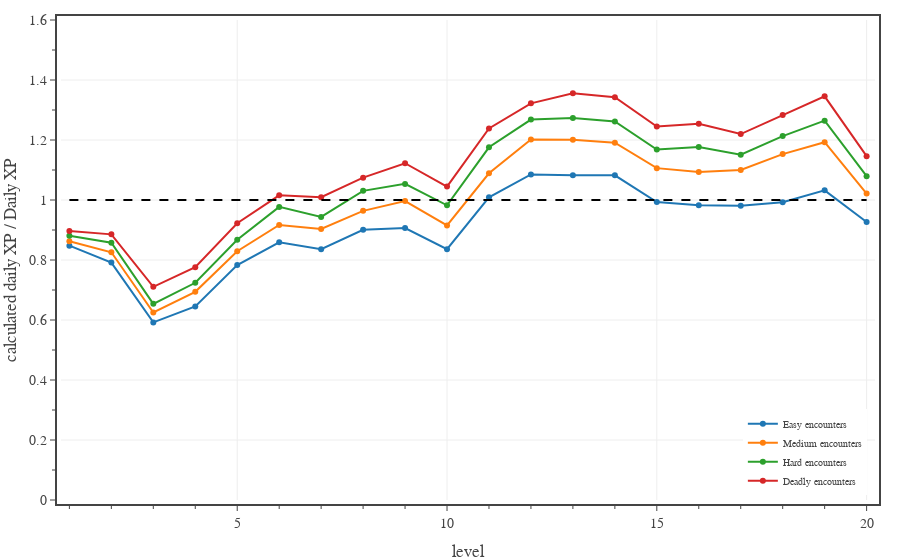

Here is the notebook cell this chart was saved with:
### Code cell
# Plots average daily XP for PCs, calculated for a full adventuring day with two short rests.
levels = np.array(range(1,21,1))

fig = go.Figure(
    layout=go.Layout(
        template=TFB_TEMPLATE,
        xaxis=dict(
            title_text='level',
            range=[0.8, 20.2],
            tick0=0, dtick=5,
            minor=dict(tick0=0, dtick=1),
        ),
        yaxis=dict(
            title_text='calculated daily XP / Daily XP',
            range=[0, 1.6],
            tick0=0, dtick=0.2,
            minor=dict(tick0=0, dtick=0.1),
        ),
        legend=dict(
            yanchor='bottom',  y=0.01,
            xanchor='right', x=0.99,
            orientation='v',
        )
    )
)

enc_XP_budget = np.array(ENCOUNTER_DIFFICULTIES['Daily']['XP'])
for diff in ['Easy','Medium','Hard','Deadly']:
    d = ENCOUNTER_DIFFICULTIES[diff]
    pc_data_file = f'../xp-and-player-characters/pc data - {diff} 2 short rests.json'

    with open(pc_data_file, 'r') as fin:
        pc_data = json.load(fin)

    eXP = np.zeros(20)
    for pc_class in PC_CLASSES:
        eXP += np.array([x['XP mean'] for x in pc_data[pc_class]])
    eXP /= len(PC_CLASSES)

    fig.add_trace(go.Scatter(
        x=levels, 
        y=eXP/enc_XP_budget,
        mode='lines+markers', 
        line=dict(color=d['color'], dash='solid'),
        unselected=dict(marker=dict(opacity=0.0)),
        name=diff + ' encounters',
        hovertemplate=
            '<b>' + diff + ' encounters</b><br>'+
            'lvl %{x}<br>'+
            'XP ratio %{y:.2f}'+
            '<extra></extra>'
    ))

ref_XP = np.array(ENCOUNTER_DIFFICULTIES['Daily']['XP'])
fig.add_trace(go.Scatter(
    x=levels, 
    y=ref_XP/enc_XP_budget,
    mode='lines', 
    line=dict(color='black', dash='dash'),
    name='Daily XP budget',
    showlegend=False,
    hoverinfo='skip'
))

# show figure
fig.show(config=TFB_CONFIG)

# save large format figure
if SAVEFIGS:
    file_name = f'./fig-full-daily-xp-vs-level-adventuring-days-large.html'
    fig_html = fig.to_html(
        include_plotlyjs=False, 
        full_html=False, 
        config=TFB_CONFIG
    )
    fig_soup = BeautifulSoup(fig_html, 'html.parser')
    fig_soup.div['class'] = 'plotly-div-large'
    with open(file_name, 'wb') as fout:
        fout.write(fig_soup.prettify('utf-8'))

# save small format figure
if SAVEFIGS:
    fig.update_traces(marker=dict(size=4))
    fig.update_layout(font=dict(size=10))
    file_name = f'./fig-full-daily-xp-vs-level-adventuring-days-small.html'
    fig_html = fig.to_html(
        include_plotlyjs=False, 
        full_html=False, 
        config=TFB_CONFIG
    )
    fig_soup = BeautifulSoup(fig_html, 'html.parser')
    fig_soup.div['class'] = 'plotly-div-small'
    with open(file_name, 'wb') as fout:
        fout.write(fig_soup.prettify('utf-8'))

### Figure 1 — Plotly figure (JSON) as saved in the notebook; plotly's stock layout.template omitted (floating-point values rounded to 4 significant figures)
{"data": [{"hovertemplate": "<b>Easy encounters</b><br>lvl %{x}<br>XP ratio %{y:.2f}<extra></extra>", "line": {"color": "#1F77B4", "dash": "solid"}, "mode": "lines+markers", "name": "Easy encounters", "type": "scatter", "unselected": {"marker": {"opacity": 0}}, "x": [1, 2, 3, 4, 5, 6, 7, 8, 9, 10, 11, 12, 13, 14, 15, 16, 17, 18, 19, 20], "y": [0.8479, 0.7914, 0.592, 0.6454, 0.7833, 0.859, 0.8357, 0.9007, 0.9065, 0.8359, 1.009, 1.085, 1.082, 1.082, 0.993, 0.9822, 0.9806, 0.9925, 1.032, 0.9269]}, {"hovertemplate": "<b>Medium encounters</b><br>lvl %{x}<br>XP ratio %{y:.2f}<extra></extra>", "line": {"color": "#FF7F0E", "dash": "solid"}, "mode": "lines+markers", "name": "Medium encounters", "type": "scatter", "unselected": {"marker": {"opacity": 0}}, "x": [1, 2, 3, 4, 5, 6, 7, 8, 9, 10, 11, 12, 13, 14, 15, 16, 17, 18, 19, 20], "y": [0.8628, 0.8257, 0.625, 0.6939, 0.8292, 0.9169, 0.9035, 0.9639, 0.9963, 0.9152, 1.089, 1.201, 1.201, 1.191, 1.106, 1.093, 1.1, 1.153, 1.193, 1.021]}, {"hovertemplate": "<b>Hard encounters</b><br>lvl %{x}<br>XP ratio %{y:.2f}<extra></extra>", "line": {"color": "#2CA02C", "dash": "solid"}, "mode": "lines+markers", "name": "Hard encounters", "type": "scatter", "unselected": {"marker": {"opacity": 0}}, "x": [1, 2, 3, 4, 5, 6, 7, 8, 9, 10, 11, 12, 13, 14, 15, 16, 17, 18, 19, 20], "y": [0.881, 0.8574, 0.6538, 0.7241, 0.8676, 0.9771, 0.9436, 1.031, 1.054, 0.9822, 1.176, 1.268, 1.273, 1.262, 1.168, 1.177, 1.151, 1.213, 1.265, 1.079]}, {"hovertemplate": "<b>Deadly encounters</b><br>lvl %{x}<br>XP ratio %{y:.2f}<extra></extra>", "line": {"color": "#D62728", "dash": "solid"}, "mode": "lines+markers", "name": "Deadly encounters", "type": "scatter", "unselected": {"marker": {"opacity": 0}}, "x": [1, 2, 3, 4, 5, 6, 7, 8, 9, 10, 11, 12, 13, 14, 15, 16, 17, 18, 19, 20], "y": [0.8966, 0.8855, 0.7106, 0.776, 0.9225, 1.015, 1.009, 1.074, 1.123, 1.045, 1.238, 1.322, 1.356, 1.343, 1.245, 1.254, 1.22, 1.284, 1.346, 1.146]}, {"hoverinfo": "skip", "line": {"color": "black", "dash": "dash"}, "mode": "lines", "name": "Daily XP budget", "showlegend": false, "type": "scatter", "x": [1, 2, 3, 4, 5, 6, 7, 8, 9, 10, 11, 12, 13, 14, 15, 16, 17, 18, 19, 20], "y": [1, 1, 1, 1, 1, 1, 1, 1, 1, 1, 1, 1, 1, 1, 1, 1, 1, 1, 1, 1]}], "layout": {"legend": {"orientation": "v", "x": 0.99, "xanchor": "right", "y": 0.01, "yanchor": "bottom"}, "xaxis": {"dtick": 5, "minor": {"dtick": 1, "tick0": 0}, "range": [0.8, 20.2], "tick0": 0, "title": {"text": "level"}}, "yaxis": {"dtick": 0.2, "minor": {"dtick": 0.1, "tick0": 0}, "range": [0, 1.6], "tick0": 0, "title": {"text": "calculated daily XP / Daily XP"}}}}
